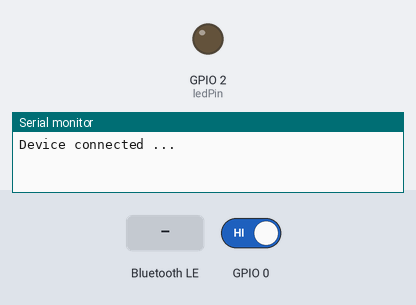
This sketch was run on a simulated ESP32. Shown: output pins drawn as LEDs (lit = HIGH), the last lines printed to the serial monitor. Inputs (shaded band) come from the test bench; at power-on: GPIO 0 HIGH. Nothing arrives over Bluetooth unless stated; a phone connects over Bluetooth LE 3 s after start.

Above: at 8.2 s.
8.3 s: GPIO 0 driven LOW
9.8 s: Bluetooth LE write "1" received
At 10.2 s:
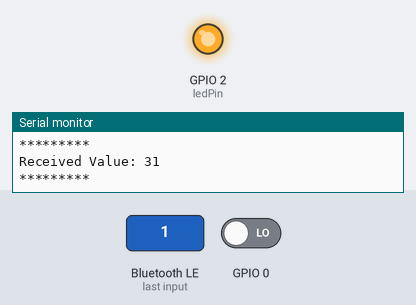
Timing chart, 0 to 12.8 s (numbered marks = the images above; inputs shaded):
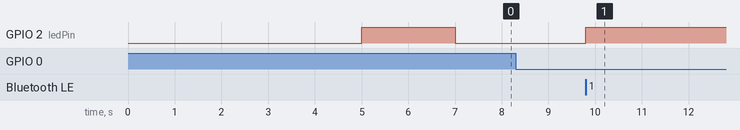

The sketch:

itag_32.ino
```cpp
#include <BLEDevice.h>
#include <BLEServer.h>
#include <BLEUtils.h>
#include <BLE2902.h>

#define uS_TO_S_FACTOR 1000000  /* Conversion factor for micro seconds to seconds */
#define TIME_TO_SLEEP  20        /* Time ESP32 will go to sleep (in seconds) */


static void wifi_power_save(void);

BLECharacteristic *pCharacteristic1;
BLECharacteristic *pCharacteristic2;

const int ledPin = 2;
bool deviceConnected = false;
uint8_t value = 0;

#define S1_UUID    "0000ffe0-0000-1000-8000-00805f9b34fb"
#define CHAR1_UUID "0000ffe1-0000-1000-8000-00805f9b34fb"

#define S2_UUID    "00001802-0000-1000-8000-00805f9b34fb"
#define CHAR2_UUID "00002a06-0000-1000-8000-00805f9b34fb"

class MyCallbacks: public BLECharacteristicCallbacks {
    void onWrite(BLECharacteristic *pCharacteristic2) {

       std::string rxValue = pCharacteristic2->getValue();

 if (rxValue.length() > 0) {
        Serial.println("*********");
        Serial.print("Received Value: ");
        for (int i = 0; i < rxValue.length(); i++){
          Serial.print(rxValue[i],HEX);
          if (rxValue[i] != 0) digitalWrite (ledPin, HIGH);
          if (rxValue[i] == 0) digitalWrite (ledPin, LOW); }
        Serial.println();
        Serial.println("*********");
      }
    }
};


class MyServerCallbacks: public BLEServerCallbacks {

    void onConnect(BLEServer* pServer) {
      deviceConnected = true;
      Serial.println("Device connected ...");

    };
    void onDisconnect(BLEServer* pServer) {
      deviceConnected = false;
      Serial.println("Device disconnected ......");
      Serial.println("ESP32 go to sleep for " + String(TIME_TO_SLEEP) + " s");
      esp_deep_sleep_start();
    }
    };

void setup() {
  Serial.begin(115200);
  pinMode (ledPin, OUTPUT);
  digitalWrite (ledPin, LOW);

esp_sleep_enable_timer_wakeup(TIME_TO_SLEEP * uS_TO_S_FACTOR);

 uint8_t new_mac[] = {0xFF,0xFF,0xFF,0x08,0x08,0x06};
 //srand(esp_random());for (int i = 0; i < sizeof(new_mac); i++) { new_mac[i] = rand() % 256;}
 esp_base_mac_addr_set(new_mac);

  // Create the BLE Device
  BLEDevice::init("iTag32");

  // Create the BLE Server
  BLEServer *pServer = BLEDevice::createServer();
  pServer->setCallbacks(new MyServerCallbacks());

  // Create the BLE Service   // Create a BLE Characteristic
  BLEService *pService1 = pServer->createService(S1_UUID);
  pCharacteristic1 = pService1->createCharacteristic(
                      CHAR1_UUID,
                      BLECharacteristic::PROPERTY_READ   |
                      BLECharacteristic::PROPERTY_WRITE  |
                      BLECharacteristic::PROPERTY_NOTIFY |
                      BLECharacteristic::PROPERTY_INDICATE
                    );

  // Create the BLE Service   // Create a BLE Characteristic
  BLEService *pService2 = pServer->createService(S2_UUID);
  pCharacteristic2 = pService2->createCharacteristic(
                      CHAR2_UUID,
                      BLECharacteristic::PROPERTY_WRITE
                                          );

  pCharacteristic2->setCallbacks(new MyCallbacks());

  // Create a BLE Descriptor
  pCharacteristic1->addDescriptor(new BLE2902());
  //pCharacteristic2->addDescriptor(new BLE2902());

  //pCharacteristic2->setValue("Hello World says Neil");

  // Start the service
  pService1->start();
  pService2->start();
  // Start advertising

  pServer->getAdvertising()->start();

  delay(5000);

if (!deviceConnected) {
      Serial.println("ESP32 go to sleep for " + String(TIME_TO_SLEEP) + " s");
      esp_deep_sleep_start();
    }

digitalWrite(ledPin, HIGH);delay(2000);digitalWrite (ledPin, LOW);

}


void loop() {


    if(!digitalRead(0) ){
      value = 1;
      Serial.printf("*** NOTIFY: %d ***\n", value);
      pCharacteristic1->setValue(&value, 1);
      pCharacteristic1->notify();

      while (!digitalRead(0)) {delay(20);} }
      else {value = 0;pCharacteristic1->setValue(&value, 1);delay(100); }


    }
```

Measured:
- after the input at 9.8 s, GPIO 2 (ledPin): LOW → HIGH at once
